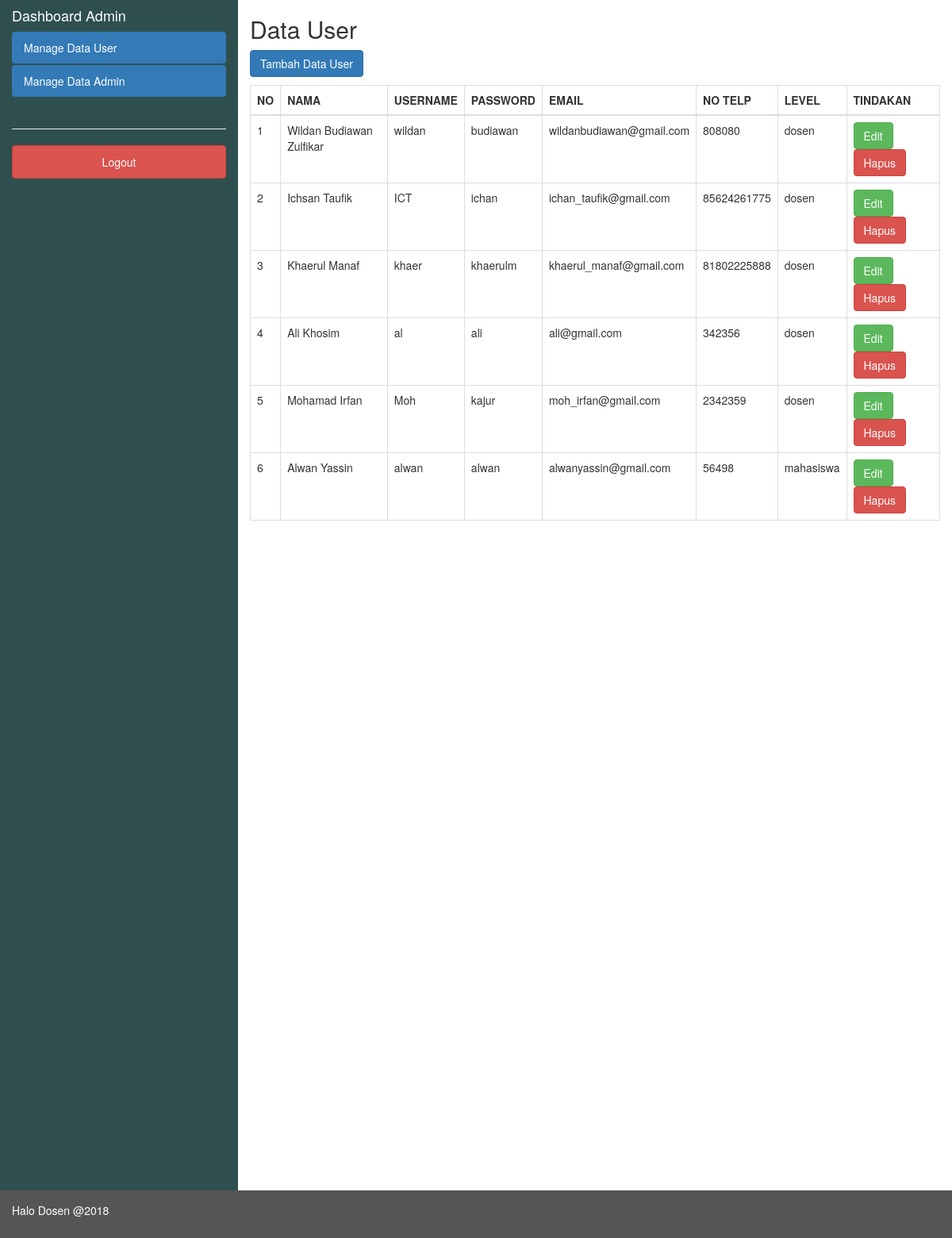
Page /datauser.php (signed in) on the committed database.
### tables this page shows
CREATE TABLE `user` (
  `ID_USER` int(11) NOT NULL,
  `NAMA` varchar(150) NOT NULL,
  `USERNAME` varchar(100) NOT NULL,
  `PASSWORD` varchar(100) NOT NULL,
  `EMAIL` varchar(150) DEFAULT NULL,
  `NO_TELP` decimal(13,0) DEFAULT NULL,
  `LEVEL` varchar(10) NOT NULL
);

### datauser.php (the view, shortened to what this page needs)
<?php
include('session.php');
$query=mysqli_query($db,"select * from user where level = 'dosen' or level = 'mahasiswa'");
?>
<!DOCTYPE html>
<html lang="en">
<head>
  <link rel="stylesheet" href="https://maxcdn.bootstrapcdn.com/bootstrap/3.3.7/css/bootstrap.min.css">
</head>
<body>
<div class="container-fluid">
  <div class="row content">
    <div class="col-sm-3 sidenav">
      <h4>Dashboard Admin</h4>
      <ul class="nav nav-pills nav-stacked">
        <li class="active"><a href="datauser.php">Manage Data User</a></li>
        <li class="active"><a href="dataadmin.php">Manage Data Admin</a></li>
      </ul><br>
      <hr>
      <ul class="nav nav-pills nav-stacked">
        <li><a href="logout.php" class="btn btn-danger">Logout</a></li>
      </ul><br>
    </div>
    <div class="col-sm-9">
      <h2>Data User</h2>
      <a href="tambahu.php" style="margin-bottom: 10px;" class="btn btn-md btn-primary"> <i class="fa fa-plus"></i> Tambah Data User</a>
      <div class="table-responsive">
      <table class="table table-bordered">
		<thead>
			 <tr>
		    <th>NO</th>
		    <th>NAMA</th>
			<th>USERNAME</th>
			<th>PASSWORD</th>
				<th>EMAIL</th>
				<th>NO TELP</th>
				<th>LEVEL</th>
		    <th>TINDAKAN</th>
		  </tr>
		</thead>
		<tbody>
			<?php
		  $no=1;
		  while($q=mysqli_fetch_array($query)){
		  ?>
		  <tr>
		    <td><?php echo $no++; ?></td>
		    <td><?php echo $q['NAMA']?></td>
			<td><?php echo $q['USERNAME']?></td>
			<td><?php echo $q['PASSWORD']?></td>
				<td><?php echo $q['EMAIL']?></td>
				<td><?php echo $q['NO_TELP']?></td>
				<td><?php echo $q['LEVEL']?></td>
		    <td>
		    	<a class="btn btn-success" href="editu.php?id_user=<?php echo $q['ID_USER']; ?>">Edit</a>
		    	<a class="btn btn-danger" href="hapusu.php?id_user=<?php echo $q['ID_USER']; ?>">Hapus</a>
		    </td>
		  </tr>
          <?php } ?>
		</tbody>
		</table>
        </div>
    </div>
  </div>
</div>
<footer class="container-fluid">
  <p>Halo Dosen @2018</p>
</footer>
</body>
</html>

### datauser.php (style rules this page uses)
.row.content { height: 1500px }
.sidenav { background-color: DarkSlateGray; color: white; height: 100%; }
footer { background-color: #555; color: white; padding: 15px; }

### rows in the picture
user: NAMA "Wildan Budiawan Zulfikar", USERNAME "wildan", PASSWORD "budiawan", EMAIL "wildanbudiawan@gmail.com", NO_TELP "808080", LEVEL "dosen"
user: NAMA "Ichsan Taufik", USERNAME "ICT", PASSWORD "ichan", EMAIL "ichan_taufik@gmail.com", NO_TELP "85624261775", LEVEL "dosen"
user: NAMA "Khaerul Manaf", USERNAME "khaer", PASSWORD "khaerulm", EMAIL "khaerul_manaf@gmail.com", NO_TELP "81802225888", LEVEL "dosen"
user: NAMA "Ali Khosim", USERNAME "al", PASSWORD "ali", EMAIL "ali@gmail.com", NO_TELP "342356", LEVEL "dosen"
user: NAMA "Mohamad Irfan", USERNAME "Moh", PASSWORD "kajur", EMAIL "moh_irfan@gmail.com", NO_TELP "2342359", LEVEL "dosen"
user: NAMA "Alwan Yassin", USERNAME "alwan", PASSWORD "alwan", EMAIL "alwanyassin@gmail.com", NO_TELP "56498", LEVEL "mahasiswa"
